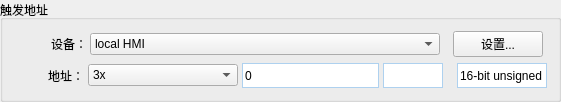
          <widget class="QGroupBox" name="groupBox_45">
           <property name="geometry">
            <rect>
             <x>10</x>
             <y>400</y>
             <width>561</width>
             <height>101</height>
            </rect>
           </property>
           <property name="title">
            <string>触发地址</string>
           </property>
           <layout class="QVBoxLayout" name="verticalLayout_79">
            <item>
             <layout class="QHBoxLayout" name="horizontalLayout_177">
              <property name="spacing">
               <number>0</number>
              </property>
              <item>
               <widget class="QLabel" name="label_127">
                <property name="minimumSize">
                 <size>
                  <width>70</width>
                  <height>0</height>
                 </size>
                </property>
                <property name="maximumSize">
                 <size>
                  <width>70</width>
                  <height>16777215</height>
                 </size>
                </property>
                <property name="text">
                 <string>设备：</string>
                </property>
                <property name="alignment">
                 <set>Qt::AlignRight|Qt::AlignTrailing|Qt::AlignVCenter</set>
                </property>
               </widget>
              </item>
              <item>
               <widget class="QComboBox" name="PLCAddrDevType">
                <property name="minimumSize">
                 <size>
                  <width>350</width>
                  <height>0</height>
                 </size>
                </property>
                <property name="maximumSize">
                 <size>
                  <width>350</width>
                  <height>16777215</height>
                 </size>
                </property>
                <item>
                 <property name="text">
                  <string>local HMI</string>
                 </property>
                </item>
                <item>
                 <property name="text">
                  <string>MODBUS TCP/IP</string>
                 </property>
                </item>
               </widget>
              </item>
              <item>
               <spacer name="horizontalSpacer_346">
                <property name="orientation">
                 <enum>Qt::Horizontal</enum>
                </property>
                <property name="sizeType">
                 <enum>QSizePolicy::Fixed</enum>
                </property>
                <property name="sizeHint" stdset="0">
                 <size>
                  <width>10</width>
                  <height>20</height>
                 </size>
                </property>
               </spacer>
              </item>
              <item>
               <widget class="QPushButton" name="BarGraphControlSettingBtn_2">
                <property name="minimumSize">
                 <size>
                  <width>90</width>
                  <height>0</height>
                 </size>
                </property>
                <property name="maximumSize">
                 <size>
                  <width>90</width>
                  <height>16777215</height>
                 </size>
                </property>
                <property name="styleSheet">
                 <string notr="true"/>
                </property>
                <property name="text">
                 <string>设置...</string>
                </property>
               </widget>
              </item>
             </layout>
            </item>
            <item>
             <layout class="QHBoxLayout" name="horizontalLayout_178">
              <property name="spacing">
               <number>4</number>
              </property>
              <item>
               <widget class="QLabel" name="label_128">
                <property name="minimumSize">
                 <size>
                  <width>70</width>
                  <height>0</height>
                 </size>
                </property>
                <property name="maximumSize">
                 <size>
                  <width>70</width>
                  <height>16777215</height>
                 </size>
                </property>
                <property name="text">
                 <string>地址：</string>
                </property>
                <property name="alignment">
                 <set>Qt::AlignRight|Qt::AlignTrailing|Qt::AlignVCenter</set>
                </property>
               </widget>
              </item>
              <item>
               <widget class="QComboBox" name="PLCAddrTypeCombox">
                <property name="minimumSize">
                 <size>
                  <width>150</width>
                  <height>0</height>
                 </size>
                </property>
                <property name="maximumSize">
                 <size>
                  <width>150</width>
                  <height>16777215</height>
                 </size>
                </property>
                <item>
                 <property name="text">
                  <string>3x</string>
                 </property>
                </item>
                <item>
                 <property name="text">
                  <string>3x_Double</string>
                 </property>
                </item>
                <item>
                 <property name="text">
                  <string>4x</string>
                 </property>
                </item>
                <item>
                 <property name="text">
                  <string>4x_Double</string>
                 </property>
                </item>
                <item>
                 <property name="text">
                  <string>5x</string>
                 </property>
                </item>
                <item>
                 <property name="text">
                  <string>6x</string>
                 </property>
                </item>
                <item>
                 <property name="text">
                  <string>4x_string_Central_Europe</string>
                 </property>
                </item>
                <item>
                 <property name="text">
                  <string>4x_String_Central_Europe</string>
                 </property>
                </item>
               </widget>
              </item>
              <item>
               <widget class="QLineEdit" name="PLCADdrShiftLineEidt">
                <property name="minimumSize">
                 <size>
                  <width>0</width>
                  <height>25</height>
                 </size>
                </property>
                <property name="maximumSize">
                 <size>
                  <width>16777215</width>
                  <height>25</height>
                 </size>
                </property>
                <property name="styleSheet">
                 <string notr="true">
border:1px solid rgba(174,209,239,1);</string>
                </property>
                <property name="text">
                 <string>0</string>
                </property>
               </widget>
              </item>
              <item>
               <widget class="QLineEdit" name="lineEdit_100">
                <property name="minimumSize">
                 <size>
                  <width>60</width>
                  <height>25</height>
                 </size>
                </property>
                <property name="maximumSize">
                 <size>
                  <width>60</width>
                  <height>25</height>
                 </size>
                </property>
                <property name="styleSheet">
                 <string notr="true">
border:1px solid rgba(174,209,239,1);</string>
                </property>
               </widget>
              </item>
              <item>
               <spacer name="horizontalSpacer_349">
                <property name="orientation">
                 <enum>Qt::Horizontal</enum>
                </property>
                <property name="sizeType">
                 <enum>QSizePolicy::Fixed</enum>
                </property>
                <property name="sizeHint" stdset="0">
                 <size>
                  <width>10</width>
                  <height>20</height>
                 </size>
                </property>
               </spacer>
              </item>
              <item>
               <widget class="QLineEdit" name="lineEdit_105">
                <property name="minimumSize">
                 <size>
                  <width>90</width>
                  <height>25</height>
                 </size>
                </property>
                <property name="maximumSize">
                 <size>
                  <width>90</width>
                  <height>25</height>
                 </size>
                </property>
                <property name="styleSheet">
                 <string notr="true">
border:1px solid rgba(174,209,239,1);</string>
                </property>
                <property name="text">
                 <string>16-bit unsigned</string>
                </property>
               </widget>
              </item>
             </layout>
            </item>
           </layout>
          </widget>
